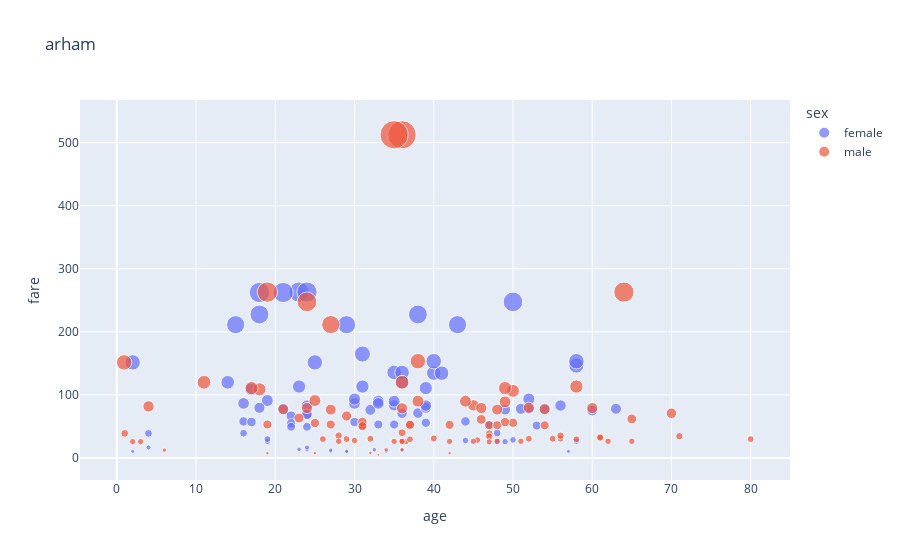

The notebook cell this image was saved under:
### Code cell
import pandas as pd
import numpy as np
import matplotlib.pyplot as plt
import seaborn as sns
import plotly.express as px

df=sns.load_dataset('titanic')
df.head()
df.dropna(inplace=True)
fige=px.scatter(df,x="age",y="fare",color="sex",size="fare",title="arham")
fige.write_image("arhamm.png",scale=9)
fige.show()
